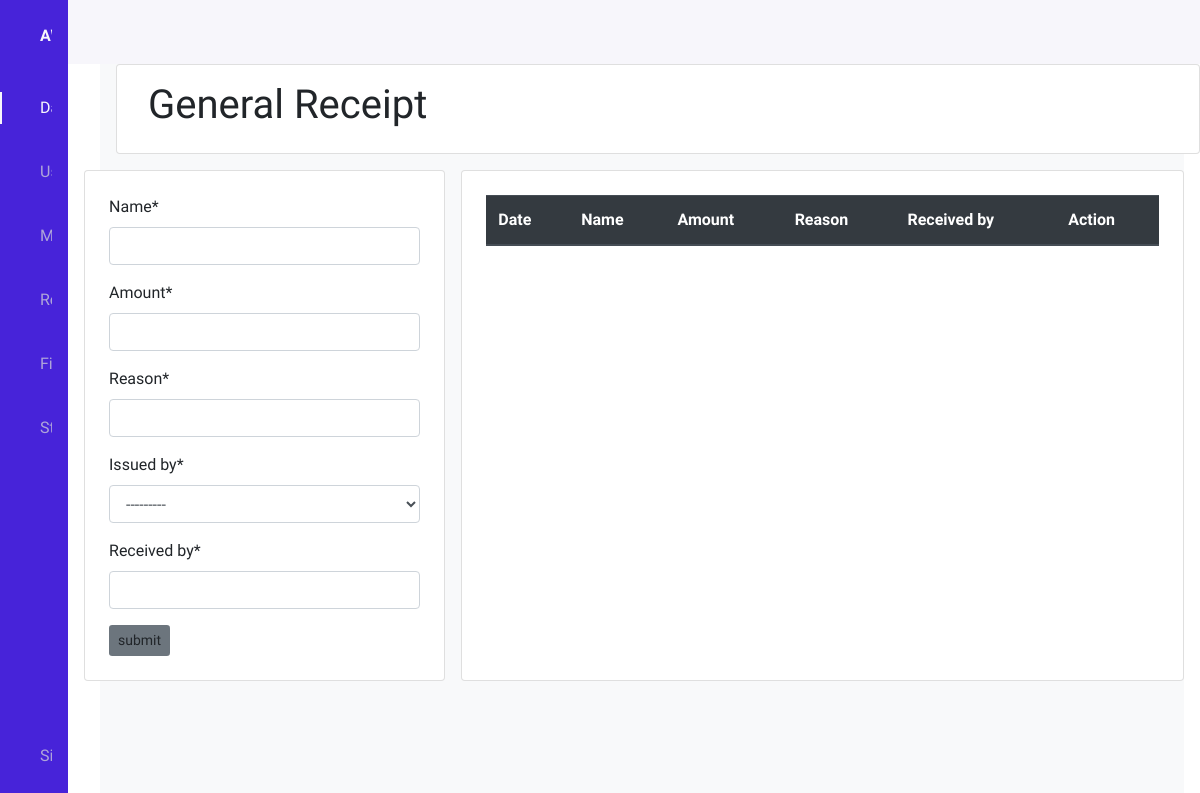
The app's page /general_receipt/, older data.
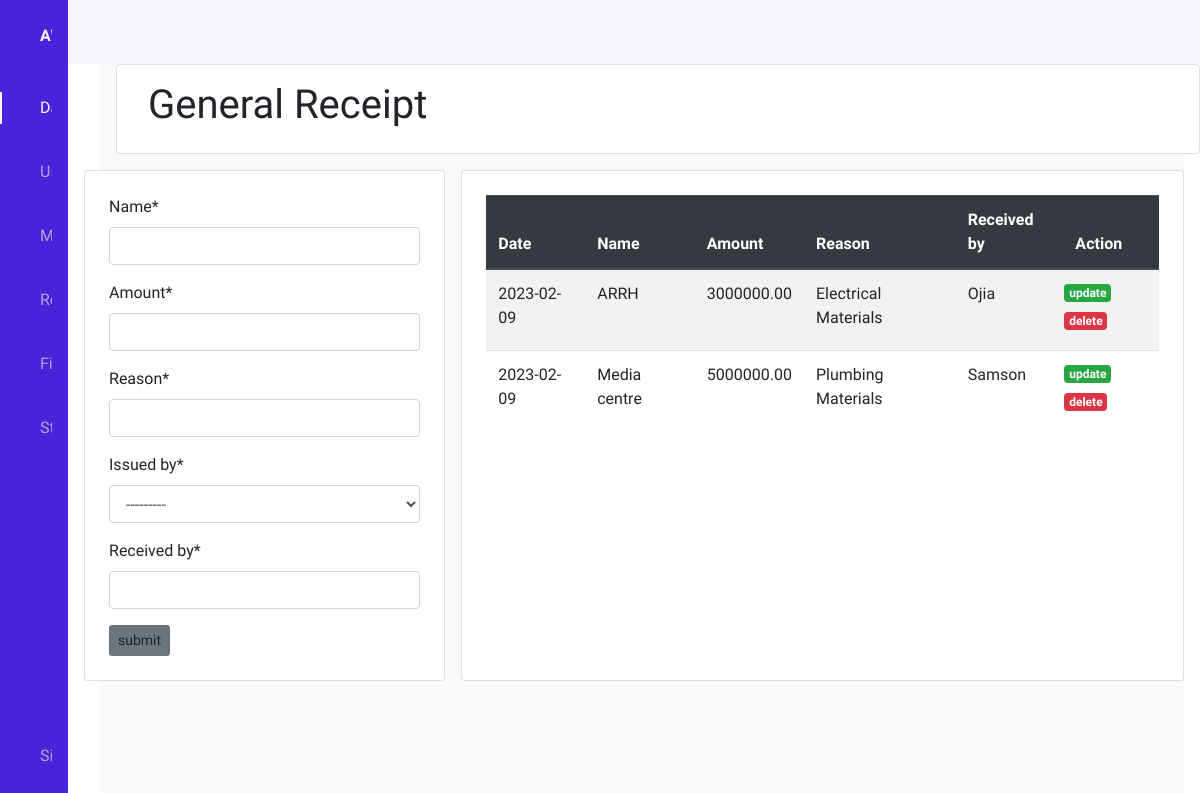
The same page, newer data.
### records/models.py (models this page shows, shortened)
class GeneralReceipt(models.Model):
    date = models.DateTimeField(auto_now_add=True)
    name = models.CharField(max_length=255)
    amount = models.DecimalField(max_digits=10, decimal_places=2)
    reason = models.CharField(max_length=255)
    issued_by = models.ForeignKey(Employee, on_delete=models.SET_NULL, null=True)
    received_by = models.CharField(max_length=255)

### records/views.py (the view)
# urls.py: path('general_receipt/', views.add_gen, name='gen_receipt'),
def add_gen(request):
    sales = GeneralReceipt.objects.order_by('-date')[:7]
    form = GeneralReceiptForm
    if request.method == 'POST':
        form = GeneralReceiptForm(request.POST)
        if form.is_valid():
            form.save()
    context = {'form':form, 'sales':sales}
    return render(request, 'records/add_genreceipt.html', context)

### records/models.py (called while the page is built)
    def __str__(self):
        return self.user.username

### records/templates/records/add_genreceipt.html (shortened to what this page needs)
<!DOCTYPE html>
{% extends 'base.html' %}
{% load crispy_forms_tags %}
    {% block header %}
    <div class="col card m-3">
      <h1 class="p-3">General Receipt</h1>
    </div>
    {% endblock header %}
    {% block content %}
    <div class="d-flex justify-content-center">
      <div class="col-md-4 card p-4">
        <form method="POST" action="">
          {% csrf_token %} {{form|crispy}}
          <button class="btn btn-sm bg-secondary" type="submit">
            submit
          </button>
        </form>
      </div>
      <div class="col-md-8 card p-4 mx-3">
        <table class="table table-striped">
          <thead class="thead-dark">
            <tr>
              <th scope="col">Date</th>
              <th scope="col">Name</th>
              <th scope="col">Amount</th>
              <th scope="col">Reason</th>
              <th scope="col">Received by</th>
              <th scope="col">Action</th>
            </tr>
          </thead>
          <tbody>
            {% for sale in sales %}
            <tr>
              <td>{{ sale.date|date:"Y-m-d" }}</td>
              <td>{{ sale.name }}</td>
              <td>{{ sale.amount }}</td>
              <td>{{ sale.reason }}</td>
              <td>{{ sale.received_by }}</td>
              <td>
                <div class="row">
                  <h6>
                    <a href="" class="badge badge-success mx-1"
                      >update</a
                    >
                  </h6>
                  <h6>
                    <a href="" class="badge badge-danger mx-1"
                      >delete</a
                    >
                  </h6>
                </div>
              </td>
            </tr>
            {% endfor %}
          </tbody>
        </table>
      </div>
    </div>
    {% endblock content %}

### templates/base.html (shortened to what this page needs)
<!DOCTYPE html>
{% load static %}
<html lang="en">
  <head>
    <link
      href="https://cdn.jsdelivr.net/npm/boxicons@latest/css/boxicons.min.css"
      type="text/css"
      rel="stylesheet"
    />
    <link
      rel="stylesheet"
      href="https://cdn.jsdelivr.net/npm/bootstrap@4.6.2/dist/css/bootstrap.min.css"
    />
    <link href="{% static 'css/main.css' %}" type="text/css" rel="stylesheet" />
  </head>
  <body id="body-pd">
    <header class="header" id="header">
      <div class="header_img">
        <img src="https://i.imgur.com/hczKIze.jpg" alt="" />
      </div>
    </header>
    <div class="l-navbar" id="nav-bar">
      <nav class="nav">
        <div>
          <a href="#" class="nav_logo">
            <span class="nav_logo-name">AW Enterprises</span>
          </a>
          <div class="nav_list">
            <a href="#" class="nav_link active">
              <span class="nav_name">Dashboard</span>
            </a>
            <a href="#" class="nav_link">
              <span class="nav_name">Users</span>
            </a>
            <a href="#" class="nav_link">
              <span class="nav_name">Messages</span>
            </a>
            <a href="#" class="nav_link">
              <span class="nav_name">Receipts</span>
            </a>
            <a href="#" class="nav_link">
              <span class="nav_name">Files</span>
            </a>
            <a href="#" class="nav_link">
              <span class="nav_name">Statistics</span>
            </a>
          </div>
        </div>
        <a href="#" class="nav_link">
          <span class="nav_name">SignOut</span>
        </a>
      </nav>
    </div>
    <div class="height-100 bg-light">
      {% block header %}{% endblock header %}
      {% block content %}{% endblock content %}
    </div>
  </body>
</html>

### static/css/main.css (style rules this page uses)
:root { --header-height: 3rem; --nav-width: 68px; --first-color: #4723d9; --first-color-light: #afa5d9; --white-color: #f7f6fb; --body-font: "Nunito", sans-serif; --normal-font-size: 1rem; --z-fixed: 100; }
body { position: relative; margin: var(--header-height) 0 0 0; padding: 0 1rem; font-family: var(--body-font); font-size: var(--normal-font-size); transition: 0.5s; }
a { text-decoration: none; }
.header { width: 100%; height: var(--header-height); position: fixed; top: 0; left: 0; display: flex; align-items: center; justify-content: space-between; padding: 0 1rem; background-color: var(--white-color); z-index: var(--z-fixed); transition: 0.5s; }
.header_img { width: 35px; height: 35px; display: flex; justify-content: center; border-radius: 50%; overflow: hidden; }
.header_img img { width: 40px; }
.l-navbar { position: fixed; top: 0; left: -30%; width: var(--nav-width); height: 100vh; background-color: var(--first-color); padding: 0.5rem 1rem 0 0; transition: 0.5s; z-index: var(--z-fixed); }
.nav { height: 100%; display: flex; flex-direction: column; justify-content: space-between; overflow: hidden; }
.nav_logo, .nav_link { display: grid; grid-template-columns: max-content max-content; align-items: center; column-gap: 1rem; padding: 0.5rem 0 0.5rem 1.5rem; }
.nav_logo { margin-bottom: 2rem; }
.nav_logo-name { color: var(--white-color); font-weight: 700; }
.nav_link { position: relative; color: var(--first-color-light); margin-bottom: 1.5rem; transition: 0.3s; }
.active { color: var(--white-color); }
.active::before { content: ""; position: absolute; left: 0; width: 2px; height: 32px; background-color: var(--white-color); }
.height-100 { height: 100vh; }
@media screen and (min-width: 768px) { body { margin: calc(var(--header-height) + 1rem) 0 0 0; padding-left: calc(var(--nav-width) + 2rem); } }
@media screen and (min-width: 768px) { .header { height: calc(var(--header-height) + 1rem); padding: 0 2rem 0 calc(var(--nav-width) + 2rem); } }
@media screen and (min-width: 768px) { .header_img { width: 40px; height: 40px; } }
@media screen and (min-width: 768px) { .header_img img { width: 45px; } }
@media screen and (min-width: 768px) { .l-navbar { left: 0; padding: 1rem 1rem 0 0; } }

Row changes from the older to the newer data that the page shows:
added GeneralReceipt: date "2023-02-09", name "ARRH", amount "3000000.00", reason "Electrical Materials", received_by "Ojia"
added GeneralReceipt: date "2023-02-09", name "Media centre", amount "5000000.00", reason "Plumbing Materials", received_by "Samson"
